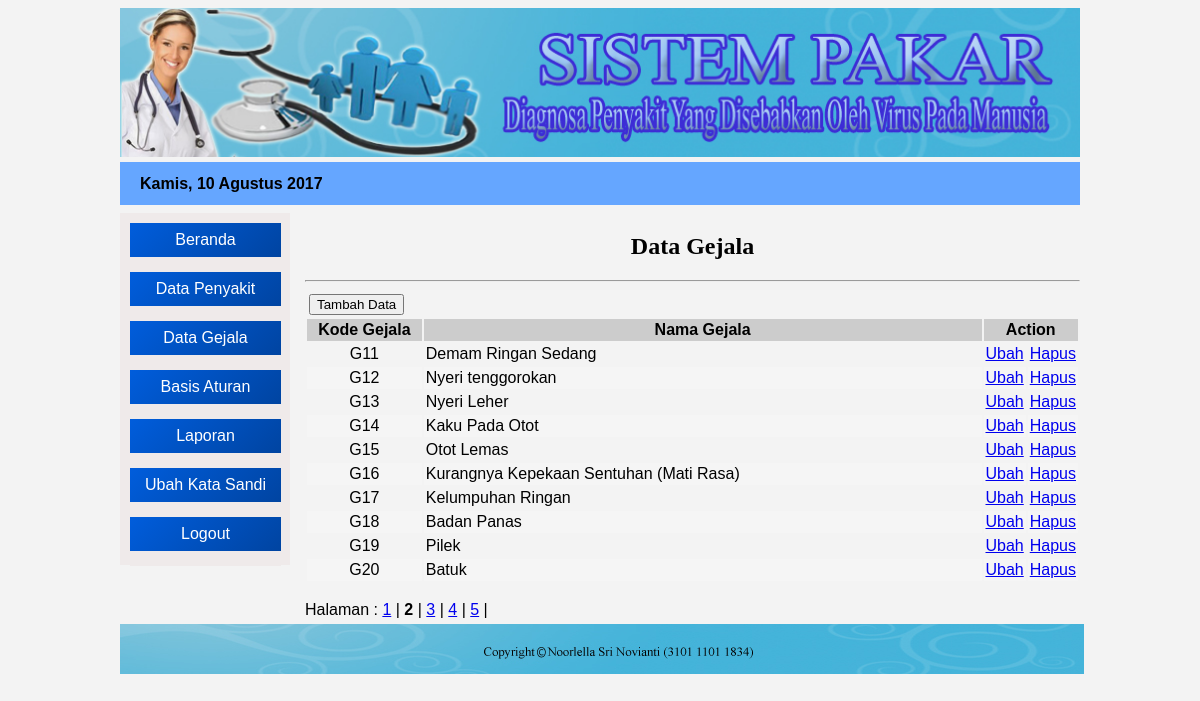
The page /admin/index.php?open=Gejala-Data&halaman=2 (signed in) on the database its author committed.
### tables this page shows
CREATE TABLE IF NOT EXISTS `tblgejala` (
  `kd_gejala` varchar(7) NOT NULL,
  `nm_gejala` varchar(80) NOT NULL,
  PRIMARY KEY (`kd_gejala`)
);

### admin/gejala_data.php (the view)
<?php
  include "../lib/koneksi.php";
  $batas = 10;
  $halaman = $_GET['halaman'];
  if (empty($halaman)) {
  	$posisi = 0;
  	$halaman = 1;
  }
  else {
  	$posisi = ($halaman-1) * $batas;
  }
 ?>
<center><h2>Data Gejala</h2></center><hr>
<?php
  $query = "select * from tblgejala order by kd_gejala asc limit $posisi,$batas ";
  $tampil = mysqli_query($konek,$query);
 ?>
<table border="0" cellpadding="2" width="100%">
  <tr>
      <form action="?open=Gejala-Add&status=tambah" target="_self" method="Post">
          <td colspan="2" rowspan="2"> <input type="submit" name="btntambah" value="Tambah Data" /></td>
      </form>
  </tr>
  <tr></tr>
  <tr bgcolor="#CCCCCC">
    <th width="15%"> Kode Gejala </th>
    <th> Nama Gejala </th>
    <th colspan="2" width="10%"> Action </th>
  </tr>
  <?php
   $no = $posisi+1;
   while ($data = mysqli_fetch_array($tampil)) {
   	if ($no%2==1) {$warna='';} else {$warna='#F5F5F5';}
   	echo "<tr bgcolor=$warna>
   	         <td align='center'>$data[kd_gejala]</td>
   	         <td>$data[nm_gejala]</td>
   	         <td align='center'><a href='?open=Gejala-Edit&kode=$data[kd_gejala]' target='_self' alt='Edit Data'>Ubah</a></td>
             <td align='center'><a href='?open=Gejala-Hapus&kode=$data[kd_gejala]' target='_self' alt='Delete Data'>Hapus</a></td>
          </tr>";
     $no++;
   }
   echo "</table>";
   $query2     = mysqli_query($konek, "select * from tblgejala order by kd_gejala asc");
   $jmldata    = mysqli_num_rows ($query2);
   $jmlhalaman = ceil($jmldata / $batas);
   echo "<br> Halaman : ";
   for ($a=1;$a<=$jmlhalaman;$a++)
   if ($a != $halaman) {
   	echo "<a href='?open=Gejala-Data&halaman=$a'>$a</a> | ";
   }
   else {
   	echo "<b>$a</b> | ";
   }
?>

### css/desig1.css (style rules this page uses)
* { font-family: Arial, tahoma, sans-serif; }
body { background-color: #f3f3f3; }
#isi h2 { font-family: tahoma, "Times New Roman", "Maiandra GD", sans-serif; }

### rows shown on the page
tblgejala: kd_gejala "G11", nm_gejala "Demam Ringan Sedang"
tblgejala: kd_gejala "G12", nm_gejala "Nyeri tenggorokan"
tblgejala: kd_gejala "G13", nm_gejala "Nyeri Leher"
tblgejala: kd_gejala "G14", nm_gejala "Kaku Pada Otot"
tblgejala: kd_gejala "G15", nm_gejala "Otot Lemas"
tblgejala: kd_gejala "G16", nm_gejala "Kurangnya Kepekaan Sentuhan (Mati Rasa)"
tblgejala: kd_gejala "G17", nm_gejala "Kelumpuhan Ringan"
tblgejala: kd_gejala "G18", nm_gejala "Badan Panas"
tblgejala: kd_gejala "G19", nm_gejala "Pilek"
tblgejala: kd_gejala "G20", nm_gejala "Batuk"

### other values the page prints
$namabln "Kamis"
$tgl "10"
$namabulan "Agustus"
$thn "2017"
